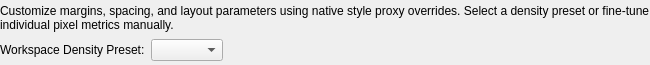
<?xml version="1.0" encoding="UTF-8"?>
<ui version="4.0">
    <class>LC_MetricsDensityHeaderBar</class>
    <widget class="QWidget" name="LC_MetricsDensityHeaderBar">
        <property name="geometry">
            <rect>
                <x>0</x>
                <y>0</y>
                <width>650</width>
                <height>65</height>
            </rect>
        </property>
        <layout class="QVBoxLayout" name="mainLayout">
            <property name="spacing">
                <number>4</number>
            </property>
            <property name="leftMargin">
                <number>0</number>
            </property>
            <property name="topMargin">
                <number>0</number>
            </property>
            <property name="rightMargin">
                <number>0</number>
            </property>
            <property name="bottomMargin">
                <number>4</number>
            </property>
            <item>
                <widget class="QLabel" name="lblInfo">
                    <property name="text">
                        <string>Customize margins, spacing, and layout parameters using native style proxy overrides. Select a density preset or fine-tune individual pixel metrics manually.</string>
                    </property>
                    <property name="wordWrap">
                        <bool>true</bool>
                    </property>
                </widget>
            </item>
            <item>
                <layout class="QHBoxLayout" name="densityLayout">
                    <property name="spacing">
                        <number>6</number>
                    </property>
                    <item>
                        <widget class="QLabel" name="lblDensity">
                            <property name="toolTip">
                                <string>Select a quick layout density preset or configure individual metrics manually.</string>
                            </property>
                            <property name="text">
                                <string>Workspace Density Preset:</string>
                            </property>
                        </widget>
                    </item>
                    <item>
                        <widget class="QComboBox" name="cbWorkspaceDensity">
                            <property name="toolTip">
                                <string>Choose between optimized density presets or custom layout dimensions.</string>
                            </property>
                            <property name="sizeAdjustPolicy">
                                <enum>QComboBox::SizeAdjustPolicy::AdjustToContents</enum>
                            </property>
                        </widget>
                    </item>
                    <item>
                        <spacer name="horizontalSpacer">
                            <property name="orientation">
                                <enum>Qt::Orientation::Horizontal</enum>
                            </property>
                            <property name="sizeHint" stdset="0">
                                <size>
                                    <width>40</width>
                                    <height>20</height>
                                </size>
                            </property>
                        </spacer>
                    </item>
                </layout>
            </item>
        </layout>
    </widget>
    <resources/>
    <connections/>
</ui>
